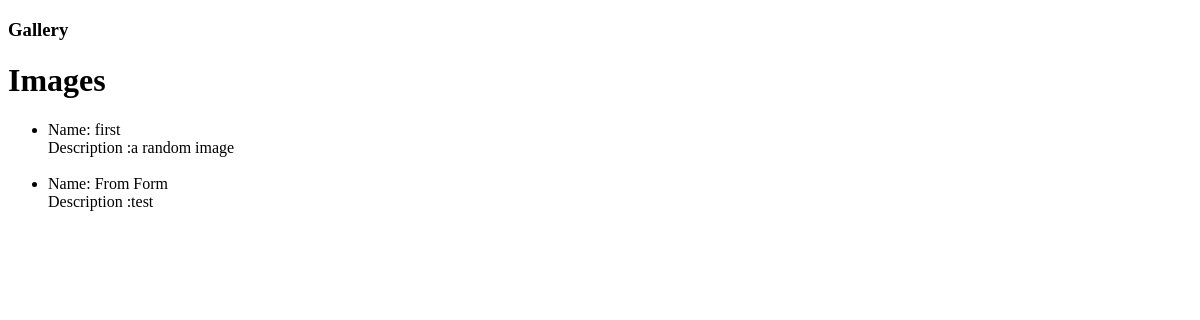
The page /shop/gallery on the database as committed earlier.
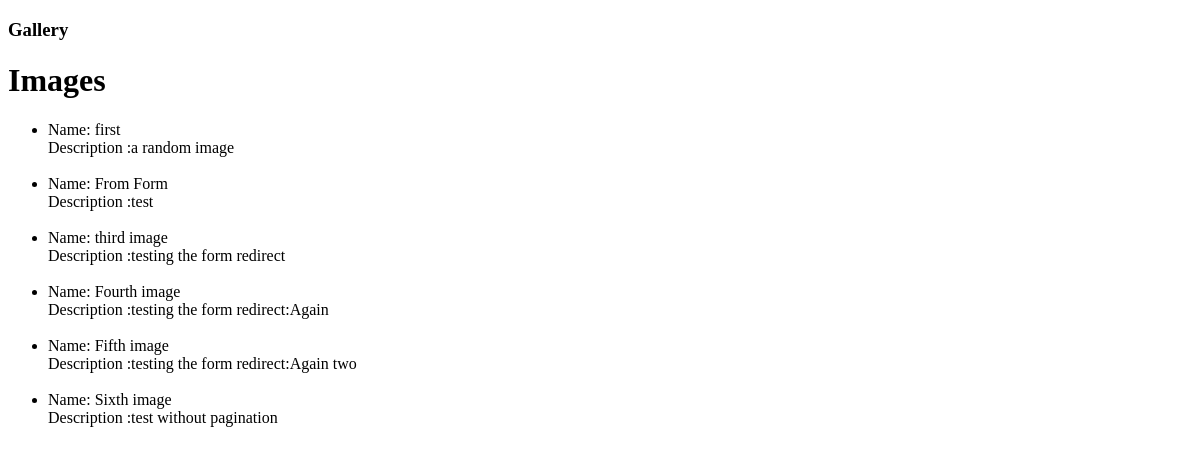
The same page on the database as committed later.
### api/models.py (models this page shows, shortened)
class Shop(models.Model):
    name = models.CharField(max_length=255)
    description = models.TextField(max_length=1000)
    price = models.DecimalField(max_digits=5, decimal_places=2)
    photo = models.ImageField(upload_to='shop')
    tags = models.CharField(max_length=50)
    uploaded_by = models.CharField(max_length=50)
    created_on = models.DateTimeField(default=timezone.now)

### api/views.py (the view)
# urls.py: path('gallery', ShopGalleryView.as_view(), name='gallery_url'),
class ShopGalleryView(ListView):
    model = Shop
    template_name = "api/Gallery.html"
    def get_context_data(self):
        context = super().get_context_data()
        context['now'] = timezone.now()
        return context

### api/templates/api/Gallery.html (shortened to what this page needs)
<!DOCTYPE html>
<html>
  <head>
  </head>
  <body>
    <h3> Gallery</h3>
  <h1>Images</h1>
<ul>
    {% for each in object_list %}
        <li>
        Name: {{ each.name }} <br>Description :{{ each.description }}<br><br>
        </li>
    {% endfor %}
</ul>
  </body>
</html>

Rows that differ between the two databases and show on the page:
added Shop: name "third image", description "testing the form redirect"
added Shop: name "Fourth image", description "testing the form redirect:Again"
added Shop: name "Fifth image", description "testing the form redirect:Again two"
added Shop: name "Sixth image", description "test without pagination"
